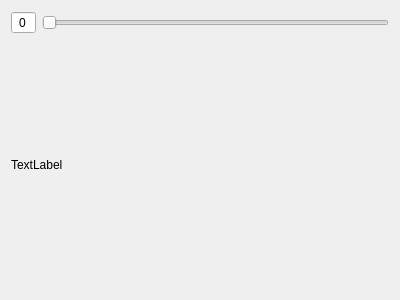
<?xml version="1.0" encoding="UTF-8"?>
<ui version="4.0">
 <class>SliceComponent</class>
 <widget class="QWidget" name="SliceComponent">
  <property name="geometry">
   <rect>
    <x>0</x>
    <y>0</y>
    <width>400</width>
    <height>300</height>
   </rect>
  </property>
  <property name="windowTitle">
   <string>Form</string>
  </property>
  <layout class="QVBoxLayout" name="verticalLayout">
   <item>
    <layout class="QHBoxLayout" name="horizontalLayout">
     <item>
      <widget class="QSpinBox" name="spinBox">
       <property name="sizePolicy">
        <sizepolicy hsizetype="Fixed" vsizetype="Fixed">
         <horstretch>0</horstretch>
         <verstretch>0</verstretch>
        </sizepolicy>
       </property>
       <property name="alignment">
        <set>Qt::AlignCenter</set>
       </property>
       <property name="buttonSymbols">
        <enum>QAbstractSpinBox::NoButtons</enum>
       </property>
       <property name="correctionMode">
        <enum>QAbstractSpinBox::CorrectToPreviousValue</enum>
       </property>
      </widget>
     </item>
     <item>
      <widget class="QSlider" name="horizontalSlider">
       <property name="orientation">
        <enum>Qt::Horizontal</enum>
       </property>
       <property name="tickPosition">
        <enum>QSlider::NoTicks</enum>
       </property>
      </widget>
     </item>
    </layout>
   </item>
   <item>
    <widget class="QLabel" name="label">
     <property name="sizePolicy">
      <sizepolicy hsizetype="Expanding" vsizetype="Expanding">
       <horstretch>0</horstretch>
       <verstretch>0</verstretch>
      </sizepolicy>
     </property>
     <property name="text">
      <string>TextLabel</string>
     </property>
    </widget>
   </item>
  </layout>
 </widget>
 <resources/>
 <connections>
  <connection>
   <sender>spinBox</sender>
   <signal>valueChanged(int)</signal>
   <receiver>horizontalSlider</receiver>
   <slot>setValue(int)</slot>
   <hints>
    <hint type="sourcelabel">
     <x>46</x>
     <y>24</y>
    </hint>
    <hint type="destinationlabel">
     <x>85</x>
     <y>24</y>
    </hint>
   </hints>
  </connection>
  <connection>
   <sender>horizontalSlider</sender>
   <signal>valueChanged(int)</signal>
   <receiver>spinBox</receiver>
   <slot>setValue(int)</slot>
   <hints>
    <hint type="sourcelabel">
     <x>80</x>
     <y>10</y>
    </hint>
    <hint type="destinationlabel">
     <x>42</x>
     <y>17</y>
    </hint>
   </hints>
  </connection>
 </connections>
</ui>
